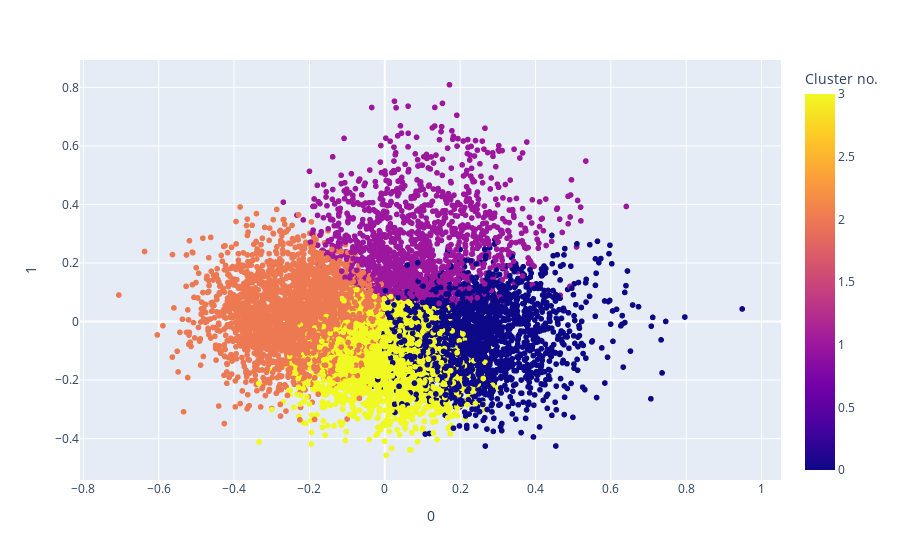

The notebook cell this image was saved under:
### Code cell
kmeans_pca = cluster_data.join(pca_embeddings)
px.scatter(kmeans_pca,x=0,y=1,color='cluster',labels={"cluster":"Cluster no."}).show()

### Figure 1 — Plotly figure (JSON) as saved in the notebook; plotly's stock layout.template omitted (floating-point values rounded to 4 significant figures; data arrays with more than 128 entries replaced by an {"elided": "..."} marker saying what was removed)
{"data": [{"hovertemplate": "0=%{x}<br>1=%{y}<br>Cluster no.=%{marker.color}<extra></extra>", "legendgroup": "", "marker": {"color": {"elided": "10006 int values"}, "coloraxis": "coloraxis", "symbol": "circle"}, "mode": "markers", "name": "", "showlegend": false, "type": "scattergl", "x": {"elided": "10006 float values"}, "xaxis": "x", "y": {"elided": "10006 float values"}, "yaxis": "y"}], "layout": {"coloraxis": {"colorbar": {"title": {"text": "Cluster no."}}, "colorscale": [[0, "#0d0887"], [0.1111, "#46039f"], [0.2222, "#7201a8"], [0.3333, "#9c179e"], [0.4444, "#bd3786"], [0.5556, "#d8576b"], [0.6667, "#ed7953"], [0.7778, "#fb9f3a"], [0.8889, "#fdca26"], [1, "#f0f921"]]}, "legend": {"tracegroupgap": 0}, "margin": {"t": 60}, "xaxis": {"anchor": "y", "domain": [0, 1], "title": {"text": "0"}}, "yaxis": {"anchor": "x", "domain": [0, 1], "title": {"text": "1"}}}}
